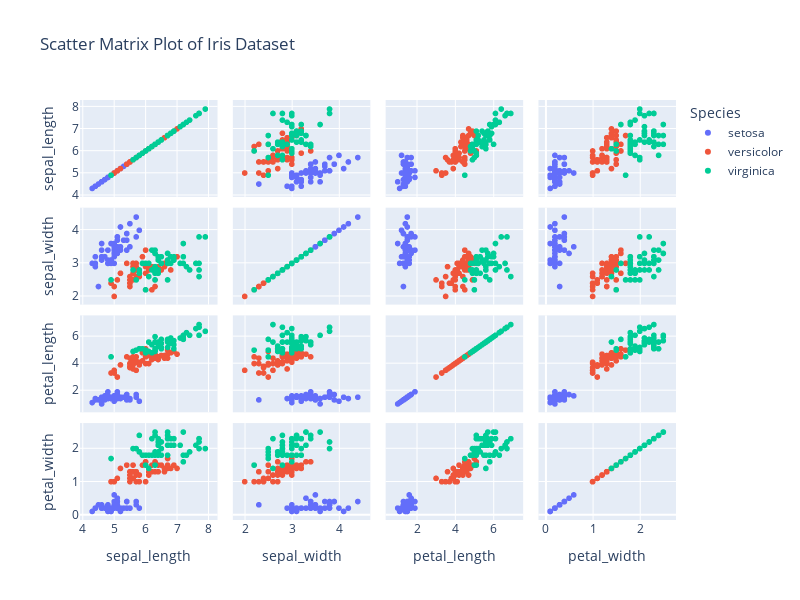

The notebook cell saved with this chart:
### Markdown cell above
Q4. Using the iris dataset in the Plotly library, Plot a scatter matrix plot, using the "species" column for the color parameter.
Note: Use "sepal_length", "sepal_width", "petal_length", "petal_width" columns only with the
dimensions parameter.

### Code cell
import plotly.express as px
import seaborn as sns
import warnings
iris_data = sns.load_dataset('iris')

# Suppress the FutureWarning
warnings.filterwarnings('ignore', category=FutureWarning) 

fig = px.scatter_matrix(
    iris_data,
    dimensions=['sepal_length', 'sepal_width', 'petal_length', 'petal_width'],
    color='species',
    title='Scatter Matrix Plot of Iris Dataset',
    labels={'species': 'Species'},
)

fig.update_layout(width=800, height=600)

fig.show()

### Figure 1 — Plotly figure (JSON) as saved in the notebook; plotly's stock layout.template omitted (floating-point values rounded to 4 significant figures)
{"data": [{"dimensions": [{"axis": {"matches": true}, "label": "sepal_length", "values": [5.1, 4.9, 4.7, 4.6, 5, 5.4, 4.6, 5, 4.4, 4.9, 5.4, 4.8, 4.8, 4.3, 5.8, 5.7, 5.4, 5.1, 5.7, 5.1, 5.4, 5.1, 4.6, 5.1, 4.8, 5, 5, 5.2, 5.2, 4.7, 4.8, 5.4, 5.2, 5.5, 4.9, 5, 5.5, 4.9, 4.4, 5.1, 5, 4.5, 4.4, 5, 5.1, 4.8, 5.1, 4.6, 5.3, 5]}, {"axis": {"matches": true}, "label": "sepal_width", "values": [3.5, 3, 3.2, 3.1, 3.6, 3.9, 3.4, 3.4, 2.9, 3.1, 3.7, 3.4, 3, 3, 4, 4.4, 3.9, 3.5, 3.8, 3.8, 3.4, 3.7, 3.6, 3.3, 3.4, 3, 3.4, 3.5, 3.4, 3.2, 3.1, 3.4, 4.1, 4.2, 3.1, 3.2, 3.5, 3.6, 3, 3.4, 3.5, 2.3, 3.2, 3.5, 3.8, 3, 3.8, 3.2, 3.7, 3.3]}, {"axis": {"matches": true}, "label": "petal_length", "values": [1.4, 1.4, 1.3, 1.5, 1.4, 1.7, 1.4, 1.5, 1.4, 1.5, 1.5, 1.6, 1.4, 1.1, 1.2, 1.5, 1.3, 1.4, 1.7, 1.5, 1.7, 1.5, 1, 1.7, 1.9, 1.6, 1.6, 1.5, 1.4, 1.6, 1.6, 1.5, 1.5, 1.4, 1.5, 1.2, 1.3, 1.4, 1.3, 1.5, 1.3, 1.3, 1.3, 1.6, 1.9, 1.4, 1.6, 1.4, 1.5, 1.4]}, {"axis": {"matches": true}, "label": "petal_width", "values": [0.2, 0.2, 0.2, 0.2, 0.2, 0.4, 0.3, 0.2, 0.2, 0.1, 0.2, 0.2, 0.1, 0.1, 0.2, 0.4, 0.4, 0.3, 0.3, 0.3, 0.2, 0.4, 0.2, 0.5, 0.2, 0.2, 0.4, 0.2, 0.2, 0.2, 0.2, 0.4, 0.1, 0.2, 0.2, 0.2, 0.2, 0.1, 0.2, 0.2, 0.3, 0.3, 0.2, 0.6, 0.4, 0.3, 0.2, 0.2, 0.2, 0.2]}], "hovertemplate": "Species=setosa<br>%{xaxis.title.text}=%{x}<br>%{yaxis.title.text}=%{y}<extra></extra>", "legendgroup": "setosa", "marker": {"color": "#636efa", "symbol": "circle"}, "name": "setosa", "showlegend": true, "type": "splom"}, {"dimensions": [{"axis": {"matches": true}, "label": "sepal_length", "values": [7, 6.4, 6.9, 5.5, 6.5, 5.7, 6.3, 4.9, 6.6, 5.2, 5, 5.9, 6, 6.1, 5.6, 6.7, 5.6, 5.8, 6.2, 5.6, 5.9, 6.1, 6.3, 6.1, 6.4, 6.6, 6.8, 6.7, 6, 5.7, 5.5, 5.5, 5.8, 6, 5.4, 6, 6.7, 6.3, 5.6, 5.5, 5.5, 6.1, 5.8, 5, 5.6, 5.7, 5.7, 6.2, 5.1, 5.7]}, {"axis": {"matches": true}, "label": "sepal_width", "values": [3.2, 3.2, 3.1, 2.3, 2.8, 2.8, 3.3, 2.4, 2.9, 2.7, 2, 3, 2.2, 2.9, 2.9, 3.1, 3, 2.7, 2.2, 2.5, 3.2, 2.8, 2.5, 2.8, 2.9, 3, 2.8, 3, 2.9, 2.6, 2.4, 2.4, 2.7, 2.7, 3, 3.4, 3.1, 2.3, 3, 2.5, 2.6, 3, 2.6, 2.3, 2.7, 3, 2.9, 2.9, 2.5, 2.8]}, {"axis": {"matches": true}, "label": "petal_length", "values": [4.7, 4.5, 4.9, 4, 4.6, 4.5, 4.7, 3.3, 4.6, 3.9, 3.5, 4.2, 4, 4.7, 3.6, 4.4, 4.5, 4.1, 4.5, 3.9, 4.8, 4, 4.9, 4.7, 4.3, 4.4, 4.8, 5, 4.5, 3.5, 3.8, 3.7, 3.9, 5.1, 4.5, 4.5, 4.7, 4.4, 4.1, 4, 4.4, 4.6, 4, 3.3, 4.2, 4.2, 4.2, 4.3, 3, 4.1]}, {"axis": {"matches": true}, "label": "petal_width", "values": [1.4, 1.5, 1.5, 1.3, 1.5, 1.3, 1.6, 1, 1.3, 1.4, 1, 1.5, 1, 1.4, 1.3, 1.4, 1.5, 1, 1.5, 1.1, 1.8, 1.3, 1.5, 1.2, 1.3, 1.4, 1.4, 1.7, 1.5, 1, 1.1, 1, 1.2, 1.6, 1.5, 1.6, 1.5, 1.3, 1.3, 1.3, 1.2, 1.4, 1.2, 1, 1.3, 1.2, 1.3, 1.3, 1.1, 1.3]}], "hovertemplate": "Species=versicolor<br>%{xaxis.title.text}=%{x}<br>%{yaxis.title.text}=%{y}<extra></extra>", "legendgroup": "versicolor", "marker": {"color": "#EF553B", "symbol": "circle"}, "name": "versicolor", "showlegend": true, "type": "splom"}, {"dimensions": [{"axis": {"matches": true}, "label": "sepal_length", "values": [6.3, 5.8, 7.1, 6.3, 6.5, 7.6, 4.9, 7.3, 6.7, 7.2, 6.5, 6.4, 6.8, 5.7, 5.8, 6.4, 6.5, 7.7, 7.7, 6, 6.9, 5.6, 7.7, 6.3, 6.7, 7.2, 6.2, 6.1, 6.4, 7.2, 7.4, 7.9, 6.4, 6.3, 6.1, 7.7, 6.3, 6.4, 6, 6.9, 6.7, 6.9, 5.8, 6.8, 6.7, 6.7, 6.3, 6.5, 6.2, 5.9]}, {"axis": {"matches": true}, "label": "sepal_width", "values": [3.3, 2.7, 3, 2.9, 3, 3, 2.5, 2.9, 2.5, 3.6, 3.2, 2.7, 3, 2.5, 2.8, 3.2, 3, 3.8, 2.6, 2.2, 3.2, 2.8, 2.8, 2.7, 3.3, 3.2, 2.8, 3, 2.8, 3, 2.8, 3.8, 2.8, 2.8, 2.6, 3, 3.4, 3.1, 3, 3.1, 3.1, 3.1, 2.7, 3.2, 3.3, 3, 2.5, 3, 3.4, 3]}, {"axis": {"matches": true}, "label": "petal_length", "values": [6, 5.1, 5.9, 5.6, 5.8, 6.6, 4.5, 6.3, 5.8, 6.1, 5.1, 5.3, 5.5, 5, 5.1, 5.3, 5.5, 6.7, 6.9, 5, 5.7, 4.9, 6.7, 4.9, 5.7, 6, 4.8, 4.9, 5.6, 5.8, 6.1, 6.4, 5.6, 5.1, 5.6, 6.1, 5.6, 5.5, 4.8, 5.4, 5.6, 5.1, 5.1, 5.9, 5.7, 5.2, 5, 5.2, 5.4, 5.1]}, {"axis": {"matches": true}, "label": "petal_width", "values": [2.5, 1.9, 2.1, 1.8, 2.2, 2.1, 1.7, 1.8, 1.8, 2.5, 2, 1.9, 2.1, 2, 2.4, 2.3, 1.8, 2.2, 2.3, 1.5, 2.3, 2, 2, 1.8, 2.1, 1.8, 1.8, 1.8, 2.1, 1.6, 1.9, 2, 2.2, 1.5, 1.4, 2.3, 2.4, 1.8, 1.8, 2.1, 2.4, 2.3, 1.9, 2.3, 2.5, 2.3, 1.9, 2, 2.3, 1.8]}], "hovertemplate": "Species=virginica<br>%{xaxis.title.text}=%{x}<br>%{yaxis.title.text}=%{y}<extra></extra>", "legendgroup": "virginica", "marker": {"color": "#00cc96", "symbol": "circle"}, "name": "virginica", "showlegend": true, "type": "splom"}], "layout": {"dragmode": "select", "height": 600, "legend": {"title": {"text": "Species"}, "tracegroupgap": 0}, "title": {"text": "Scatter Matrix Plot of Iris Dataset"}, "width": 800, "xaxis": {"autorange": true, "range": [3.912, 8.288], "type": "linear"}, "xaxis2": {"autorange": true, "range": [1.741, 4.659], "type": "linear"}, "xaxis3": {"autorange": true, "range": [0.3639, 7.536], "type": "linear"}, "xaxis4": {"autorange": true, "range": [-0.1588, 2.759], "type": "linear"}, "yaxis": {"autorange": true, "range": [3.912, 8.288], "type": "linear"}, "yaxis2": {"autorange": true, "range": [1.741, 4.659], "type": "linear"}, "yaxis3": {"autorange": true, "range": [0.3639, 7.536], "type": "linear"}, "yaxis4": {"autorange": true, "range": [-0.1588, 2.759], "type": "linear"}}}
